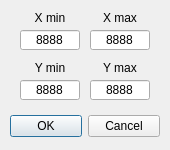
<?xml version="1.0" encoding="UTF-8"?>
<ui version="4.0">
 <class>MinMaxDialog</class>
 <widget class="QDialog" name="MinMaxDialog">
  <property name="windowModality">
   <enum>Qt::WindowModality::WindowModal</enum>
  </property>
  <property name="geometry">
   <rect>
    <x>0</x>
    <y>0</y>
    <width>170</width>
    <height>150</height>
   </rect>
  </property>
  <property name="font">
   <font>
    <pointsize>9</pointsize>
   </font>
  </property>
  <property name="windowTitle">
   <string>Input Min / Max</string>
  </property>
  <property name="locale">
   <locale language="English" country="UnitedStates"/>
  </property>
  <property name="modal">
   <bool>true</bool>
  </property>
  <widget class="QDialogButtonBox" name="buttonBox">
   <property name="geometry">
    <rect>
     <x>10</x>
     <y>110</y>
     <width>150</width>
     <height>32</height>
    </rect>
   </property>
   <property name="orientation">
    <enum>Qt::Orientation::Horizontal</enum>
   </property>
   <property name="standardButtons">
    <set>QDialogButtonBox::StandardButton::Cancel|QDialogButtonBox::StandardButton::Ok</set>
   </property>
  </widget>
  <widget class="QLabel" name="labelXMin">
   <property name="geometry">
    <rect>
     <x>20</x>
     <y>10</y>
     <width>60</width>
     <height>16</height>
    </rect>
   </property>
   <property name="text">
    <string>X min</string>
   </property>
   <property name="alignment">
    <set>Qt::AlignmentFlag::AlignCenter</set>
   </property>
  </widget>
  <widget class="QLineEdit" name="lineEditYMax">
   <property name="geometry">
    <rect>
     <x>90</x>
     <y>80</y>
     <width>60</width>
     <height>20</height>
    </rect>
   </property>
   <property name="focusPolicy">
    <enum>Qt::FocusPolicy::StrongFocus</enum>
   </property>
   <property name="inputMethodHints">
    <set>Qt::InputMethodHint::ImhDigitsOnly</set>
   </property>
   <property name="text">
    <string>8888</string>
   </property>
   <property name="alignment">
    <set>Qt::AlignmentFlag::AlignCenter</set>
   </property>
  </widget>
  <widget class="QLineEdit" name="lineEditYMin">
   <property name="geometry">
    <rect>
     <x>20</x>
     <y>80</y>
     <width>60</width>
     <height>20</height>
    </rect>
   </property>
   <property name="focusPolicy">
    <enum>Qt::FocusPolicy::StrongFocus</enum>
   </property>
   <property name="inputMethodHints">
    <set>Qt::InputMethodHint::ImhDigitsOnly</set>
   </property>
   <property name="text">
    <string>8888</string>
   </property>
   <property name="alignment">
    <set>Qt::AlignmentFlag::AlignCenter</set>
   </property>
  </widget>
  <widget class="QLineEdit" name="lineEditXMax">
   <property name="geometry">
    <rect>
     <x>90</x>
     <y>30</y>
     <width>60</width>
     <height>20</height>
    </rect>
   </property>
   <property name="focusPolicy">
    <enum>Qt::FocusPolicy::StrongFocus</enum>
   </property>
   <property name="inputMethodHints">
    <set>Qt::InputMethodHint::ImhDigitsOnly</set>
   </property>
   <property name="text">
    <string>8888</string>
   </property>
   <property name="alignment">
    <set>Qt::AlignmentFlag::AlignCenter</set>
   </property>
  </widget>
  <widget class="QLabel" name="labelXMax">
   <property name="geometry">
    <rect>
     <x>90</x>
     <y>10</y>
     <width>60</width>
     <height>16</height>
    </rect>
   </property>
   <property name="text">
    <string>X max</string>
   </property>
   <property name="alignment">
    <set>Qt::AlignmentFlag::AlignCenter</set>
   </property>
  </widget>
  <widget class="QLabel" name="labelYMin">
   <property name="geometry">
    <rect>
     <x>20</x>
     <y>60</y>
     <width>60</width>
     <height>16</height>
    </rect>
   </property>
   <property name="text">
    <string>Y min</string>
   </property>
   <property name="alignment">
    <set>Qt::AlignmentFlag::AlignCenter</set>
   </property>
  </widget>
  <widget class="QLabel" name="labelYMax">
   <property name="geometry">
    <rect>
     <x>90</x>
     <y>60</y>
     <width>60</width>
     <height>16</height>
    </rect>
   </property>
   <property name="text">
    <string>Y max</string>
   </property>
   <property name="alignment">
    <set>Qt::AlignmentFlag::AlignCenter</set>
   </property>
  </widget>
  <widget class="QLineEdit" name="lineEditXMin">
   <property name="geometry">
    <rect>
     <x>20</x>
     <y>30</y>
     <width>60</width>
     <height>20</height>
    </rect>
   </property>
   <property name="focusPolicy">
    <enum>Qt::FocusPolicy::StrongFocus</enum>
   </property>
   <property name="inputMethodHints">
    <set>Qt::InputMethodHint::ImhDigitsOnly</set>
   </property>
   <property name="text">
    <string>8888</string>
   </property>
   <property name="alignment">
    <set>Qt::AlignmentFlag::AlignCenter</set>
   </property>
  </widget>
 </widget>
 <tabstops>
  <tabstop>lineEditXMin</tabstop>
  <tabstop>lineEditXMax</tabstop>
  <tabstop>lineEditYMin</tabstop>
  <tabstop>lineEditYMax</tabstop>
 </tabstops>
 <resources/>
 <connections>
  <connection>
   <sender>buttonBox</sender>
   <signal>rejected()</signal>
   <receiver>MinMaxDialog</receiver>
   <slot>reject()</slot>
   <hints>
    <hint type="sourcelabel">
     <x>316</x>
     <y>260</y>
    </hint>
    <hint type="destinationlabel">
     <x>286</x>
     <y>274</y>
    </hint>
   </hints>
  </connection>
  <connection>
   <sender>buttonBox</sender>
   <signal>accepted()</signal>
   <receiver>MinMaxDialog</receiver>
   <slot>accept()</slot>
   <hints>
    <hint type="sourcelabel">
     <x>248</x>
     <y>254</y>
    </hint>
    <hint type="destinationlabel">
     <x>157</x>
     <y>274</y>
    </hint>
   </hints>
  </connection>
  <connection>
   <sender>buttonBox</sender>
   <signal>accepted()</signal>
   <receiver>MinMaxDialog</receiver>
   <slot>accept()</slot>
   <hints>
    <hint type="sourcelabel">
     <x>55</x>
     <y>131</y>
    </hint>
    <hint type="destinationlabel">
     <x>214</x>
     <y>229</y>
    </hint>
   </hints>
  </connection>
  <connection>
   <sender>buttonBox</sender>
   <signal>rejected()</signal>
   <receiver>MinMaxDialog</receiver>
   <slot>reject()</slot>
   <hints>
    <hint type="sourcelabel">
     <x>124</x>
     <y>122</y>
    </hint>
    <hint type="destinationlabel">
     <x>278</x>
     <y>167</y>
    </hint>
   </hints>
  </connection>
 </connections>
</ui>
